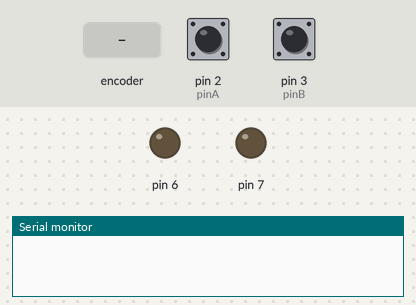
Recording of a sketch running on a simulated Arduino Uno, built with avr-gcc and run on an emulated ATmega328P. Parts: output pins drawn as LEDs (lit = HIGH), the last lines printed to the serial monitor. Dashed ring = blinking. The inputs (shaded band) are chosen by the test bench; at power-on: pin 2 (pinA) HIGH, pin 3 (pinB) HIGH.

Above: at 1.2 s.
1.3 s: rotary encoder on pin 2 (pinA) / pin 3 (pinB) turned 3 steps (first pin leading)
At 1.51 s:
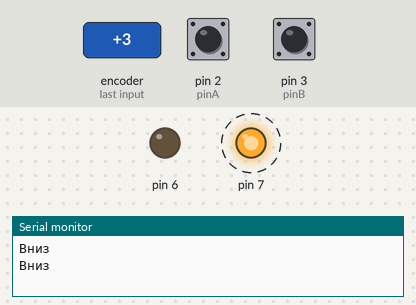
4.3 s: rotary encoder on pin 2 (pinA) / pin 3 (pinB) turned 2 steps (second pin leading)
At 4.53 s:
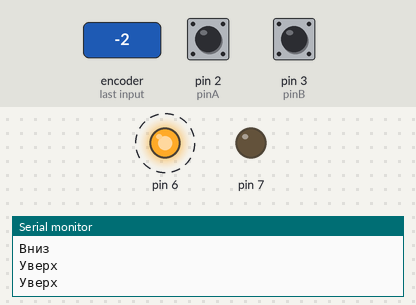
Timing chart, 0 to 7.3 s (numbered marks = the images above; inputs shaded):
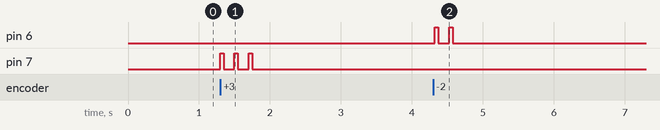

The sketch:

SteeringControlUnit.ino
```cpp
// Encoder pins
int pinA = 2;
int pinB = 3;

// Ініціалізуйте змінні
int lastStateA = 0;
int currentStateA = 0;
int direction = 0;  // 0 - без обертання, 1 - за годинниковою стрілкою, -1 - проти годинникової стрілки

unsigned long previousMillis = 0;
const long interval = 100; // MilSec

void setup() {
    pinMode(pinA, INPUT_PULLUP);
    pinMode(pinB, INPUT_PULLUP);
    pinMode(7, OUTPUT);
    pinMode(6, OUTPUT);
    Serial.begin(9600);
}

void loop() {
    currentStateA = digitalRead(pinA);


    if (currentStateA != lastStateA) {
       unsigned long currentMillis = millis();
       if (currentMillis - previousMillis <= interval)
       {
        lastStateA = currentStateA;
          return;
       }

        int stateB = digitalRead(pinB);

        // Check direction
        if (stateB != currentStateA) {
            direction = 1;  // Down
        } else {
            direction = -1;  // Up
        }


        if (direction != 0) {
            if (direction == 1) {
                Serial.println("Вниз");
                digitalWrite(7, HIGH);
                delay(50);
                digitalWrite(7, LOW);
            } else {
                Serial.println("Уверх");
                digitalWrite(6, HIGH);
                delay(50);
                digitalWrite(6, LOW);

            }
        }
        previousMillis = currentMillis;

        lastStateA = currentStateA;
    }

    //delay(10);
}
```

Measured:
- after the input at 1.3 s, pin 7: alternates HIGH for 0.05 s and LOW for 0.15 s, 6 changes in all, then stays LOW, starting at once
- after the input at 4.3 s, pin 6: alternates HIGH for 0.05 s and LOW for 0.15 s, 4 changes in all, then stays LOW, starting at once
